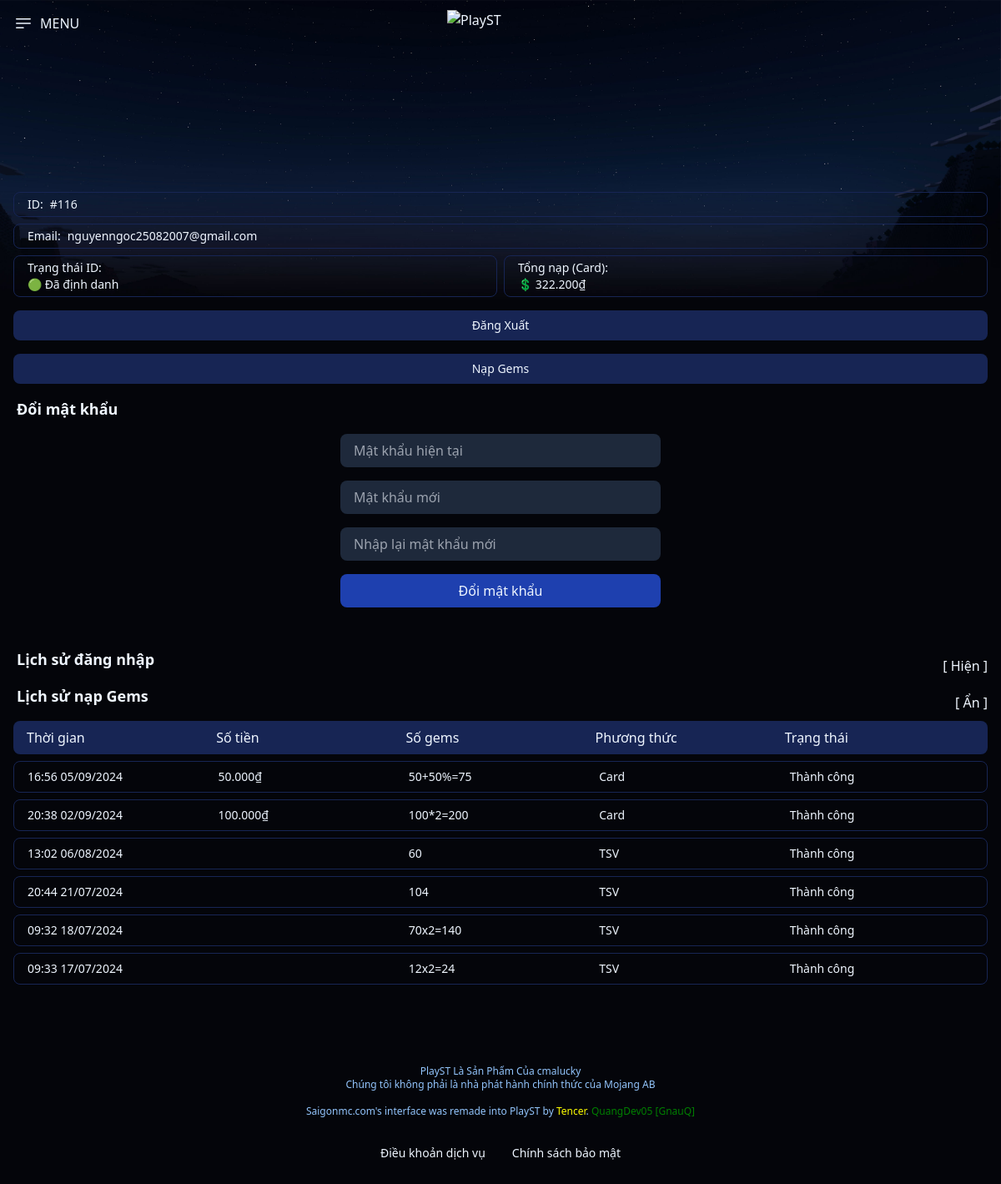
Screenshot of /public/client/profile.php (signed in) with the database file from the repository.
### tables this page shows
CREATE TABLE `tong_nap` (
  `user_id` int(11) NOT NULL,
  `tongnap` text DEFAULT NULL
);

CREATE TABLE `recharge_logs` (
  `id` int(11) NOT NULL,
  `user_id` int(11) NOT NULL,
  `trans_id` text NOT NULL,
  `amount` text DEFAULT NULL,
  `amount2` text DEFAULT NULL,
  `gems` text NOT NULL,
  `method` text NOT NULL,
  `status` text NOT NULL,
  `create_time` text NOT NULL
);

### public/free-gems/core/db.php (called while the page is built, shortened)
<?php
class PTDUNG
{
    private $ketnoi;
    function connect()
    {
        if (!$this->ketnoi)
        {
            if (!$this->ketnoi) {
                $this->ketnoi = mysqli_connect('localhost', 'tplaystclick_playst', 'tplaystclick_playst', 'tplaystclick_playst') or die('Bảo Tri');
                mysqli_query($this->ketnoi, "set names 'utf8'");
            }
        }
    }
    function get_list($sql)
    {
        $result = mysqli_query($this->ketnoi, $sql);
        $return = array();
        while ($row = mysqli_fetch_assoc($result))
        {
            $return[] = $row;
        }
        return $return;
    }
    function get_row($sql)
    {
        $result = mysqli_query($this->ketnoi, $sql);
        $row = mysqli_fetch_assoc($result);
        if ($row)
        {
            return $row;
        }
        return false;
    }
}

### public/client/profile.php (the view, shortened to what this page needs)
<?php
require_once(__DIR__ . "/../head-header-footer/head-profile.php");
require_once(__DIR__ . "/../head-header-footer/header.php");
require_once(__DIR__ . '/../free-gems/core/db.php');
$PTDUNG = new PTDUNG();
$tongnap_data = $PTDUNG->get_row("SELECT tongnap FROM tong_nap WHERE user_id = '" . $_SESSION['user_id'] . "'");
$tongnap_text = isset($tongnap_data['tongnap']) && $tongnap_data['tongnap'] !== null ? $tongnap_data['tongnap'] . '₫' : '0₫';
?>
<div class="basis-1/4">
  <div class="flex justify-center">
    <canvas id="skin_container"></canvas>
  </div>
  <div class="flex flex-row gap-2 user-info">
    <div class="font-medium">ID:</div>
    <div><?= "#" . $_SESSION['user_id'] ?></div>
  </div>
  <div class="flex flex-row gap-2 user-info">
    <div class="font-medium">Email:</div>
    <div><?= $_SESSION['email'] ?></div>
  </div>
  <div class="flex flex-row gap-2">
    <div class="basis-1/2 user-info flex flex-col">
      <span class="font-medium">Trạng thái ID:</span>
      <span>🟢 Đã định danh</span>
    </div>
    <div class="basis-1/2 user-info flex flex-col">
      <span class="font-medium">Tổng nạp (Card):</span>
      <span>💲 <?= $tongnap_text ?></span>
    </div>
  </div>
  <div class="sub-form !max-w-full">
    <a href="/free-gems/logout.php" class="primary">Đăng Xuất</a>
    <a href="/nap-gems/" class="primary">Nạp Gems</a>
  </div>
  <h2 class="heading-0 flex-grow">Đổi mật khẩu</h2>
  <form id="changepass" class="form-wrapper">
    <input type="password" name="old_pass" placeholder="Mật khẩu hiện tại" required />
    <input type="password" name="new_pass" placeholder="Mật khẩu mới" required />
    <input type="password" name="retype_pass" placeholder="Nhập lại mật khẩu mới" required />
    <button type="submit" id="btn-submit" class="btn-submit">Đổi mật khẩu</button>
  </form>
</div>
<div class="basis-3/4">
  <div class="flex flex-row">
    <h2 class="heading-0 flex-grow">Lịch sử đăng nhập</h2>
    <button class="text-right" id="login-log-btn">[ Hiện ]</button>
  </div>
  <div class="flex flex-row">
    <h2 class="heading-0 flex-grow">Lịch sử nạp Gems</h2>
    <button class="text-right" id="donate-log-btn">[ Ẩn ]</button>
  </div>
  <div class="mb-8" id="recharge-log-content">
    <div class="log-heading xl:text-base">
      <div class="basis-1/5">Thời gian</div>
      <div class="basis-1/5">Số tiền</div>
      <div class="basis-1/5">Số gems</div>
      <div class="basis-1/5">Phương thức</div>
      <div class="basis-1/5">Trạng thái</div>
    </div>
    <?php
    $data = $PTDUNG->get_list("SELECT * FROM `recharge_logs` WHERE `user_id`='" . $_SESSION['user_id'] . "' ORDER BY `id` DESC");
    if (empty($data)): ?>
      <div class="log-row justify-center">
        Không có dữ liệu
      </div>
    <?php else: ?>
      <?php foreach ($data as $row): ?>
        <div class="flex flex-row gap-2 user-info log-row">
          <div class="basis-1/5"><?= $row['create_time'] ?></div>
          <div class="basis-1/5">
            <?php
            if ($row['amount'] == 10000) {
              echo '10.000₫';
            } elseif ($row['amount'] == 20000) {
              echo '20.000₫';
            } elseif ($row['amount'] == 30000) {
              echo '30.000₫';
            } else if ($row['amount'] == 50000) {
              echo '50.000₫';
            } else if ($row['amount'] == 100000) {
              echo '100.000₫';
            } else if ($row['amount'] == 200000) {
              echo '200.000₫';
            } else if ($row['amount'] == 300000) {
              echo '300.000₫';
            } else if ($row['amount'] == 500000) {
              echo '500.000₫';
            } else if ($row['amount'] == 1000000) {
              echo '1.000.000₫';
            }
            ?>
          </div>
          <div class="basis-1/5"><?= $row['gems'] ?></div>
          <div class="basis-1/5"><?= $row['method'] ?></div>
          <div class="basis-1/5">
            <?php
            if ($row['status'] == 0) {
              echo 'Đang xử lí';
            } elseif ($row['status'] == 1) {
              echo 'Thành công';
            } elseif ($row['status'] == 2) {
              echo 'Thất bại';
            }
            ?>
          </div>
        </div>
      <?php endforeach; ?>
    <?php endif; ?>
  </div>
</div>
</div>
<link rel="stylesheet" type="text/css" href="/dist/css/sweetalert.css?v=<?= time() ?>">
<?php
require_once(__DIR__ . "/../head-header-footer/footer.php");
?>

### rows the page displays
tong_nap: tongnap "322.200₫"
recharge_logs: create_time "16:56 05/09/2024", amount "50.000₫", gems "50+50%=75", method "Card", status "Thành công"
recharge_logs: create_time "20:38 02/09/2024", amount "100.000₫", gems "100*2=200", method "Card", status "Thành công"
recharge_logs: create_time "13:02 06/08/2024", gems "60", method "TSV", status "Thành công"
recharge_logs: create_time "20:44 21/07/2024", gems "104", method "TSV", status "Thành công"
recharge_logs: create_time "09:32 18/07/2024", gems "70x2=140", method "TSV", status "Thành công"
recharge_logs: create_time "09:33 17/07/2024", gems "12x2=24", method "TSV", status "Thành công"

### other values shown
$_SESSION['user_id'] "116"
$_SESSION['email'] "nguyenngoc25082007@gmail.com"
